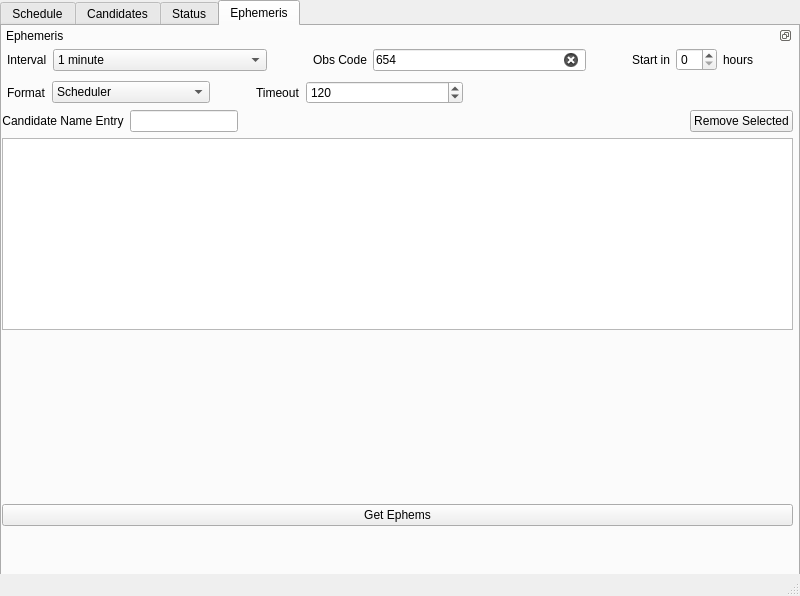
<?xml version="1.0" encoding="UTF-8"?>
<ui version="4.0">
 <class>MainWindow</class>
 <widget class="QMainWindow" name="MainWindow">
  <property name="geometry">
   <rect>
    <x>0</x>
    <y>0</y>
    <width>800</width>
    <height>596</height>
   </rect>
  </property>
  <property name="sizePolicy">
   <sizepolicy hsizetype="Fixed" vsizetype="Fixed">
    <horstretch>0</horstretch>
    <verstretch>0</verstretch>
   </sizepolicy>
  </property>
  <property name="windowTitle">
   <string>Maestro</string>
  </property>
  <widget class="QWidget" name="centralwidget">
   <widget class="QTabWidget" name="tabWidget">
    <property name="geometry">
     <rect>
      <x>0</x>
      <y>0</y>
      <width>800</width>
      <height>591</height>
     </rect>
    </property>
    <property name="currentIndex">
     <number>3</number>
    </property>
    <widget class="QWidget" name="scheduleTab">
     <attribute name="title">
      <string>Schedule</string>
     </attribute>
     <widget class="QWidget" name="horizontalLayoutWidget_2">
      <property name="geometry">
       <rect>
        <x>0</x>
        <y>0</y>
        <width>791</width>
        <height>541</height>
       </rect>
      </property>
      <layout class="QHBoxLayout" name="horizontalLayout_2">
       <item>
        <widget class="QDockWidget" name="schedDock">
         <property name="features">
          <set>QDockWidget::DockWidgetFloatable|QDockWidget::DockWidgetMovable</set>
         </property>
         <property name="windowTitle">
          <string>Schedule</string>
         </property>
         <widget class="QWidget" name="dockWidgetContents_7">
          <widget class="QWidget" name="verticalLayoutWidget_3">
           <property name="geometry">
            <rect>
             <x>0</x>
             <y>0</y>
             <width>791</width>
             <height>511</height>
            </rect>
           </property>
           <layout class="QVBoxLayout" name="verticalLayout_4">
            <item>
             <layout class="QHBoxLayout" name="horizontalLayout_9">
              <item>
               <widget class="QPushButton" name="genScheduleButton">
                <property name="sizePolicy">
                 <sizepolicy hsizetype="Fixed" vsizetype="Fixed">
                  <horstretch>0</horstretch>
                  <verstretch>0</verstretch>
                 </sizepolicy>
                </property>
                <property name="text">
                 <string>Generate Schedule</string>
                </property>
               </widget>
              </item>
              <item>
               <widget class="QPushButton" name="editScheduleButton">
                <property name="sizePolicy">
                 <sizepolicy hsizetype="Fixed" vsizetype="Fixed">
                  <horstretch>0</horstretch>
                  <verstretch>0</verstretch>
                 </sizepolicy>
                </property>
                <property name="text">
                 <string>Edit Mode</string>
                </property>
               </widget>
              </item>
              <item>
               <spacer name="horizontalSpacer_3">
                <property name="orientation">
                 <enum>Qt::Horizontal</enum>
                </property>
                <property name="sizeHint" stdset="0">
                 <size>
                  <width>40</width>
                  <height>20</height>
                 </size>
                </property>
               </spacer>
              </item>
             </layout>
            </item>
            <item>
             <widget class="QTableWidget" name="scheduleTable"/>
            </item>
           </layout>
          </widget>
         </widget>
        </widget>
       </item>
      </layout>
     </widget>
    </widget>
    <widget class="QWidget" name="candidatesTab">
     <attribute name="title">
      <string>Candidates</string>
     </attribute>
     <widget class="QDockWidget" name="candidateDock">
      <property name="geometry">
       <rect>
        <x>0</x>
        <y>0</y>
        <width>791</width>
        <height>539</height>
       </rect>
      </property>
      <property name="sizePolicy">
       <sizepolicy hsizetype="Expanding" vsizetype="Expanding">
        <horstretch>0</horstretch>
        <verstretch>0</verstretch>
       </sizepolicy>
      </property>
      <property name="features">
       <set>QDockWidget::DockWidgetFloatable|QDockWidget::DockWidgetMovable</set>
      </property>
      <property name="windowTitle">
       <string>Candidates</string>
      </property>
      <widget class="QWidget" name="candidateDockContents">
       <widget class="QWidget" name="layoutWidget">
        <property name="geometry">
         <rect>
          <x>0</x>
          <y>1</y>
          <width>791</width>
          <height>501</height>
         </rect>
        </property>
        <layout class="QVBoxLayout" name="candVertLayout">
         <item>
          <layout class="QHBoxLayout" name="horizontalLayout">
           <item>
            <widget class="QCheckBox" name="showRejectedCheckbox">
             <property name="text">
              <string>Rejected</string>
             </property>
            </widget>
           </item>
           <item>
            <widget class="QCheckBox" name="showRemovedCheckbox">
             <property name="text">
              <string>Removed</string>
             </property>
            </widget>
           </item>
           <item>
            <widget class="QPushButton" name="refreshCandButtons">
             <property name="sizePolicy">
              <sizepolicy hsizetype="Preferred" vsizetype="Fixed">
               <horstretch>0</horstretch>
               <verstretch>0</verstretch>
              </sizepolicy>
             </property>
             <property name="text">
              <string>Refresh Candidates</string>
             </property>
             <property name="shortcut">
              <string>R</string>
             </property>
            </widget>
           </item>
           <item>
            <widget class="QPushButton" name="toggleRejectButton">
             <property name="text">
              <string>Toggle Rejection</string>
             </property>
            </widget>
           </item>
           <item>
            <widget class="QPushButton" name="removeToggleButton">
             <property name="text">
              <string>Toggle Removal</string>
             </property>
            </widget>
           </item>
           <item>
            <widget class="QPushButton" name="addCandidateButton">
             <property name="text">
              <string>Add Candidate</string>
             </property>
            </widget>
           </item>
           <item>
            <widget class="QPushButton" name="candidateEphemerisButton">
             <property name="text">
              <string>Ephemeris</string>
             </property>
            </widget>
           </item>
          </layout>
         </item>
         <item>
          <widget class="QTableWidget" name="candidateTable">
           <property name="editTriggers">
            <set>QAbstractItemView::NoEditTriggers</set>
           </property>
           <property name="dragDropOverwriteMode">
            <bool>false</bool>
           </property>
           <property name="selectionMode">
            <enum>QAbstractItemView::MultiSelection</enum>
           </property>
           <property name="selectionBehavior">
            <enum>QAbstractItemView::SelectRows</enum>
           </property>
           <property name="sortingEnabled">
            <bool>true</bool>
           </property>
           <attribute name="verticalHeaderShowSortIndicator" stdset="0">
            <bool>true</bool>
           </attribute>
          </widget>
         </item>
        </layout>
       </widget>
      </widget>
     </widget>
    </widget>
    <widget class="QWidget" name="statusTab">
     <attribute name="title">
      <string>Status</string>
     </attribute>
     <widget class="QDockWidget" name="dbDock">
      <property name="geometry">
       <rect>
        <x>0</x>
        <y>0</y>
        <width>791</width>
        <height>531</height>
       </rect>
      </property>
      <property name="sizePolicy">
       <sizepolicy hsizetype="Expanding" vsizetype="Expanding">
        <horstretch>0</horstretch>
        <verstretch>0</verstretch>
       </sizepolicy>
      </property>
      <property name="features">
       <set>QDockWidget::DockWidgetFloatable|QDockWidget::DockWidgetMovable</set>
      </property>
      <property name="windowTitle">
       <string>Database</string>
      </property>
      <widget class="QWidget" name="dbDockContents">
       <widget class="QFrame" name="dbFrame">
        <property name="geometry">
         <rect>
          <x>0</x>
          <y>10</y>
          <width>771</width>
          <height>501</height>
         </rect>
        </property>
        <property name="sizePolicy">
         <sizepolicy hsizetype="Maximum" vsizetype="Maximum">
          <horstretch>0</horstretch>
          <verstretch>0</verstretch>
         </sizepolicy>
        </property>
        <property name="frameShape">
         <enum>QFrame::StyledPanel</enum>
        </property>
        <property name="frameShadow">
         <enum>QFrame::Raised</enum>
        </property>
        <property name="lineWidth">
         <number>1</number>
        </property>
        <widget class="QToolBox" name="dbToolbox">
         <property name="geometry">
          <rect>
           <x>0</x>
           <y>0</y>
           <width>781</width>
           <height>491</height>
          </rect>
         </property>
         <property name="sizePolicy">
          <sizepolicy hsizetype="Preferred" vsizetype="Preferred">
           <horstretch>0</horstretch>
           <verstretch>0</verstretch>
          </sizepolicy>
         </property>
         <property name="currentIndex">
          <number>0</number>
         </property>
         <widget class="QWidget" name="statusPage">
          <property name="geometry">
           <rect>
            <x>0</x>
            <y>0</y>
            <width>781</width>
            <height>421</height>
           </rect>
          </property>
          <attribute name="label">
           <string>Status</string>
          </attribute>
          <layout class="QVBoxLayout" name="verticalLayout">
           <item>
            <layout class="QHBoxLayout" name="horizontalLayout_8">
             <item>
              <widget class="QLabel" name="label_6">
               <property name="minimumSize">
                <size>
                 <width>0</width>
                 <height>30</height>
                </size>
               </property>
               <property name="text">
                <string>Currently:</string>
               </property>
              </widget>
             </item>
            </layout>
           </item>
           <item>
            <layout class="QHBoxLayout" name="horizontalLayout_3">
             <property name="sizeConstraint">
              <enum>QLayout::SetDefaultConstraint</enum>
             </property>
             <item>
              <widget class="QLabel" name="label">
               <property name="sizePolicy">
                <sizepolicy hsizetype="Preferred" vsizetype="Minimum">
                 <horstretch>0</horstretch>
                 <verstretch>0</verstretch>
                </sizepolicy>
               </property>
               <property name="minimumSize">
                <size>
                 <width>0</width>
                 <height>30</height>
                </size>
               </property>
               <property name="text">
                <string>Last cycle:</string>
               </property>
              </widget>
             </item>
             <item>
              <widget class="QLabel" name="label_2">
               <property name="text">
                <string>Next cycle:</string>
               </property>
              </widget>
             </item>
            </layout>
           </item>
           <item>
            <layout class="QHBoxLayout" name="horizontalLayout_4">
             <item>
              <widget class="QLabel" name="label_4">
               <property name="minimumSize">
                <size>
                 <width>0</width>
                 <height>30</height>
                </size>
               </property>
               <property name="text">
                <string>Candidates visible tonight:</string>
               </property>
              </widget>
             </item>
             <item>
              <widget class="QLabel" name="label_5">
               <property name="text">
                <string>Candidates removed tonight:</string>
               </property>
              </widget>
             </item>
            </layout>
           </item>
           <item>
            <layout class="QVBoxLayout" name="verticalLayout_2">
             <item>
              <widget class="QLabel" name="label_3">
               <property name="sizePolicy">
                <sizepolicy hsizetype="Preferred" vsizetype="Preferred">
                 <horstretch>0</horstretch>
                 <verstretch>0</verstretch>
                </sizepolicy>
               </property>
               <property name="minimumSize">
                <size>
                 <width>0</width>
                 <height>30</height>
                </size>
               </property>
               <property name="text">
                <string>Runtime Errors</string>
               </property>
              </widget>
             </item>
             <item>
              <widget class="QTableView" name="tableView">
               <property name="sizePolicy">
                <sizepolicy hsizetype="Preferred" vsizetype="Expanding">
                 <horstretch>0</horstretch>
                 <verstretch>0</verstretch>
                </sizepolicy>
               </property>
               <property name="sizeAdjustPolicy">
                <enum>QAbstractScrollArea::AdjustToContents</enum>
               </property>
               <property name="sortingEnabled">
                <bool>true</bool>
               </property>
               <attribute name="verticalHeaderShowSortIndicator" stdset="0">
                <bool>true</bool>
               </attribute>
              </widget>
             </item>
             <item>
              <spacer name="verticalSpacer_2">
               <property name="orientation">
                <enum>Qt::Vertical</enum>
               </property>
               <property name="sizeType">
                <enum>QSizePolicy::Expanding</enum>
               </property>
               <property name="sizeHint" stdset="0">
                <size>
                 <width>20</width>
                 <height>40</height>
                </size>
               </property>
              </spacer>
             </item>
            </layout>
           </item>
          </layout>
         </widget>
         <widget class="QWidget" name="dbControlPage">
          <property name="geometry">
           <rect>
            <x>0</x>
            <y>0</y>
            <width>98</width>
            <height>28</height>
           </rect>
          </property>
          <attribute name="label">
           <string>Control</string>
          </attribute>
          <widget class="QWidget" name="verticalLayoutWidget_2">
           <property name="geometry">
            <rect>
             <x>0</x>
             <y>0</y>
             <width>771</width>
             <height>281</height>
            </rect>
           </property>
           <layout class="QVBoxLayout" name="verticalLayout_3">
            <item>
             <layout class="QHBoxLayout" name="horizontalLayout_6">
              <item>
               <widget class="QPushButton" name="pushButton_5">
                <property name="text">
                 <string>Request Restart</string>
                </property>
               </widget>
              </item>
              <item>
               <widget class="QPushButton" name="pushButton_6">
                <property name="text">
                 <string>Request Cycle</string>
                </property>
               </widget>
              </item>
              <item>
               <widget class="QPushButton" name="pushButton_8">
                <property name="sizePolicy">
                 <sizepolicy hsizetype="Minimum" vsizetype="Fixed">
                  <horstretch>0</horstretch>
                  <verstretch>0</verstretch>
                 </sizepolicy>
                </property>
                <property name="text">
                 <string>Ping</string>
                </property>
               </widget>
              </item>
              <item>
               <widget class="QPushButton" name="pushButton_7">
                <property name="text">
                 <string>Stop Cycle</string>
                </property>
               </widget>
              </item>
              <item>
               <widget class="QPushButton" name="pushButton_4">
                <property name="text">
                 <string>Shut Down</string>
                </property>
               </widget>
              </item>
             </layout>
            </item>
            <item>
             <layout class="QHBoxLayout" name="horizontalLayout_7">
              <item>
               <widget class="QLabel" name="label_7">
                <property name="sizePolicy">
                 <sizepolicy hsizetype="Preferred" vsizetype="Preferred">
                  <horstretch>0</horstretch>
                  <verstretch>0</verstretch>
                 </sizepolicy>
                </property>
                <property name="text">
                 <string>Minutes between cycles</string>
                </property>
               </widget>
              </item>
              <item>
               <widget class="QSpinBox" name="spinBox">
                <property name="sizePolicy">
                 <sizepolicy hsizetype="Expanding" vsizetype="Fixed">
                  <horstretch>0</horstretch>
                  <verstretch>0</verstretch>
                 </sizepolicy>
                </property>
                <property name="minimum">
                 <number>1</number>
                </property>
                <property name="maximum">
                 <number>60</number>
                </property>
                <property name="value">
                 <number>15</number>
                </property>
               </widget>
              </item>
              <item>
               <spacer name="horizontalSpacer_2">
                <property name="orientation">
                 <enum>Qt::Horizontal</enum>
                </property>
                <property name="sizeHint" stdset="0">
                 <size>
                  <width>40</width>
                  <height>20</height>
                 </size>
                </property>
               </spacer>
              </item>
             </layout>
            </item>
            <item>
             <spacer name="verticalSpacer">
              <property name="orientation">
               <enum>Qt::Vertical</enum>
              </property>
              <property name="sizeType">
               <enum>QSizePolicy::Preferred</enum>
              </property>
              <property name="sizeHint" stdset="0">
               <size>
                <width>20</width>
                <height>40</height>
               </size>
              </property>
             </spacer>
            </item>
           </layout>
          </widget>
         </widget>
        </widget>
       </widget>
      </widget>
     </widget>
    </widget>
    <widget class="QWidget" name="ephemsTab">
     <attribute name="title">
      <string>Ephemeris</string>
     </attribute>
     <widget class="QDockWidget" name="ephemDock">
      <property name="geometry">
       <rect>
        <x>0</x>
        <y>0</y>
        <width>791</width>
        <height>531</height>
       </rect>
      </property>
      <property name="features">
       <set>QDockWidget::DockWidgetFloatable|QDockWidget::DockWidgetMovable</set>
      </property>
      <property name="windowTitle">
       <string>Ephemeris</string>
      </property>
      <widget class="QWidget" name="ephemDockContents">
       <widget class="QWidget" name="verticalLayoutWidget_5">
        <property name="geometry">
         <rect>
          <x>0</x>
          <y>0</y>
          <width>791</width>
          <height>481</height>
         </rect>
        </property>
        <layout class="QVBoxLayout" name="ephemVertLayout">
         <item>
          <layout class="QHBoxLayout" name="ephSetHLay1">
           <property name="leftMargin">
            <number>5</number>
           </property>
           <item>
            <widget class="QLabel" name="intervalLabel">
             <property name="sizePolicy">
              <sizepolicy hsizetype="Preferred" vsizetype="Fixed">
               <horstretch>0</horstretch>
               <verstretch>0</verstretch>
              </sizepolicy>
             </property>
             <property name="minimumSize">
              <size>
               <width>0</width>
               <height>30</height>
              </size>
             </property>
             <property name="text">
              <string>Interval</string>
             </property>
            </widget>
           </item>
           <item>
            <widget class="QComboBox" name="intervalComboBox">
             <property name="sizePolicy">
              <sizepolicy hsizetype="Expanding" vsizetype="Fixed">
               <horstretch>0</horstretch>
               <verstretch>0</verstretch>
              </sizepolicy>
             </property>
             <property name="currentText">
              <string>1 minute</string>
             </property>
             <property name="currentIndex">
              <number>0</number>
             </property>
             <property name="sizeAdjustPolicy">
              <enum>QComboBox::AdjustToContents</enum>
             </property>
             <item>
              <property name="text">
               <string>1 minute</string>
              </property>
             </item>
             <item>
              <property name="text">
               <string>10 minutes</string>
              </property>
             </item>
             <item>
              <property name="text">
               <string>30 minutes</string>
              </property>
             </item>
             <item>
              <property name="text">
               <string>1 hour</string>
              </property>
             </item>
            </widget>
           </item>
           <item>
            <spacer name="horizontalSpacer_10">
             <property name="orientation">
              <enum>Qt::Horizontal</enum>
             </property>
             <property name="sizeType">
              <enum>QSizePolicy::Preferred</enum>
             </property>
             <property name="sizeHint" stdset="0">
              <size>
               <width>40</width>
               <height>20</height>
              </size>
             </property>
            </spacer>
           </item>
           <item>
            <widget class="QLabel" name="obsCodeLabel">
             <property name="sizePolicy">
              <sizepolicy hsizetype="Preferred" vsizetype="Fixed">
               <horstretch>0</horstretch>
               <verstretch>0</verstretch>
              </sizepolicy>
             </property>
             <property name="text">
              <string>Obs Code</string>
             </property>
            </widget>
           </item>
           <item>
            <widget class="QLineEdit" name="obsCodeLineEdit">
             <property name="text">
              <string>654</string>
             </property>
             <property name="placeholderText">
              <string/>
             </property>
             <property name="clearButtonEnabled">
              <bool>true</bool>
             </property>
            </widget>
           </item>
           <item>
            <spacer name="horizontalSpacer_11">
             <property name="orientation">
              <enum>Qt::Horizontal</enum>
             </property>
             <property name="sizeType">
              <enum>QSizePolicy::Preferred</enum>
             </property>
             <property name="sizeHint" stdset="0">
              <size>
               <width>40</width>
               <height>20</height>
              </size>
             </property>
            </spacer>
           </item>
           <item>
            <widget class="QLabel" name="startLabel">
             <property name="sizePolicy">
              <sizepolicy hsizetype="Preferred" vsizetype="Fixed">
               <horstretch>0</horstretch>
               <verstretch>0</verstretch>
              </sizepolicy>
             </property>
             <property name="text">
              <string>Start in</string>
             </property>
             <property name="alignment">
              <set>Qt::AlignCenter</set>
             </property>
             <property name="margin">
              <number>5</number>
             </property>
            </widget>
           </item>
           <item>
            <widget class="QSpinBox" name="spinBox_4">
             <property name="maximum">
              <number>24</number>
             </property>
            </widget>
           </item>
           <item>
            <widget class="QLabel" name="label_16">
             <property name="text">
              <string>hours</string>
             </property>
            </widget>
           </item>
           <item>
            <spacer name="horizontalSpacer_12">
             <property name="orientation">
              <enum>Qt::Horizontal</enum>
             </property>
             <property name="sizeType">
              <enum>QSizePolicy::Preferred</enum>
             </property>
             <property name="sizeHint" stdset="0">
              <size>
               <width>40</width>
               <height>20</height>
              </size>
             </property>
            </spacer>
           </item>
          </layout>
         </item>
         <item>
          <layout class="QHBoxLayout" name="ephSetHLay2">
           <property name="leftMargin">
            <number>5</number>
           </property>
           <item>
            <widget class="QLabel" name="formatLabel">
             <property name="sizePolicy">
              <sizepolicy hsizetype="Fixed" vsizetype="Preferred">
               <horstretch>0</horstretch>
               <verstretch>0</verstretch>
              </sizepolicy>
             </property>
             <property name="text">
              <string>Format</string>
             </property>
             <property name="alignment">
              <set>Qt::AlignLeading|Qt::AlignLeft|Qt::AlignVCenter</set>
             </property>
            </widget>
           </item>
           <item>
            <widget class="QComboBox" name="formatComboBox">
             <property name="sizePolicy">
              <sizepolicy hsizetype="Preferred" vsizetype="Fixed">
               <horstretch>0</horstretch>
               <verstretch>0</verstretch>
              </sizepolicy>
             </property>
             <property name="editable">
              <bool>false</bool>
             </property>
             <property name="currentText">
              <string>Scheduler</string>
             </property>
             <property name="currentIndex">
              <number>0</number>
             </property>
             <property name="sizeAdjustPolicy">
              <enum>QComboBox::AdjustToContents</enum>
             </property>
             <property name="placeholderText">
              <string>Select</string>
             </property>
             <item>
              <property name="text">
               <string>Scheduler</string>
              </property>
             </item>
             <item>
              <property name="text">
               <string>CSVs</string>
              </property>
             </item>
            </widget>
           </item>
           <item>
            <spacer name="horizontalSpacer_13">
             <property name="orientation">
              <enum>Qt::Horizontal</enum>
             </property>
             <property name="sizeType">
              <enum>QSizePolicy::Preferred</enum>
             </property>
             <property name="sizeHint" stdset="0">
              <size>
               <width>40</width>
               <height>20</height>
              </size>
             </property>
            </spacer>
           </item>
           <item>
            <widget class="QLabel" name="timeoutLabel">
             <property name="sizePolicy">
              <sizepolicy hsizetype="Fixed" vsizetype="Preferred">
               <horstretch>0</horstretch>
               <verstretch>0</verstretch>
              </sizepolicy>
             </property>
             <property name="text">
              <string>Timeout</string>
             </property>
             <property name="alignment">
              <set>Qt::AlignLeading|Qt::AlignLeft|Qt::AlignVCenter</set>
             </property>
            </widget>
           </item>
           <item>
            <widget class="QSpinBox" name="timeoutSpinBox">
             <property name="minimum">
              <number>1</number>
             </property>
             <property name="maximum">
              <number>1000</number>
             </property>
             <property name="value">
              <number>120</number>
             </property>
            </widget>
           </item>
           <item>
            <spacer name="horizontalSpacer_14">
             <property name="orientation">
              <enum>Qt::Horizontal</enum>
             </property>
             <property name="sizeType">
              <enum>QSizePolicy::Fixed</enum>
             </property>
             <property name="sizeHint" stdset="0">
              <size>
               <width>330</width>
               <height>20</height>
              </size>
             </property>
            </spacer>
           </item>
          </layout>
         </item>
         <item>
          <layout class="QHBoxLayout" name="horizontalLayout_14">
           <item>
            <widget class="QLabel" name="label_15">
             <property name="sizePolicy">
              <sizepolicy hsizetype="Preferred" vsizetype="Minimum">
               <horstretch>0</horstretch>
               <verstretch>0</verstretch>
              </sizepolicy>
             </property>
             <property name="text">
              <string>Candidate Name Entry</string>
             </property>
             <property name="alignment">
              <set>Qt::AlignCenter</set>
             </property>
            </widget>
           </item>
           <item>
            <widget class="QLineEdit" name="ephemNameEntry">
             <property name="sizePolicy">
              <sizepolicy hsizetype="Preferred" vsizetype="Fixed">
               <horstretch>0</horstretch>
               <verstretch>0</verstretch>
              </sizepolicy>
             </property>
             <property name="alignment">
              <set>Qt::AlignLeading|Qt::AlignLeft|Qt::AlignTop</set>
             </property>
             <property name="clearButtonEnabled">
              <bool>true</bool>
             </property>
            </widget>
           </item>
           <item>
            <spacer name="horizontalSpacer_16">
             <property name="orientation">
              <enum>Qt::Horizontal</enum>
             </property>
             <property name="sizeType">
              <enum>QSizePolicy::Expanding</enum>
             </property>
             <property name="sizeHint" stdset="0">
              <size>
               <width>40</width>
               <height>20</height>
              </size>
             </property>
            </spacer>
           </item>
           <item>
            <widget class="QPushButton" name="ephemRemoveSelected">
             <property name="text">
              <string>Remove Selected</string>
             </property>
            </widget>
           </item>
          </layout>
         </item>
         <item>
          <layout class="QHBoxLayout" name="horizontalLayout_10">
           <item>
            <layout class="QVBoxLayout" name="verticalLayout_6">
             <item>
              <widget class="QListView" name="ephemListView">
               <property name="sizePolicy">
                <sizepolicy hsizetype="Expanding" vsizetype="Preferred">
                 <horstretch>0</horstretch>
                 <verstretch>0</verstretch>
                </sizepolicy>
               </property>
               <property name="frameShadow">
                <enum>QFrame::Plain</enum>
               </property>
               <property name="lineWidth">
                <number>3</number>
               </property>
               <property name="editTriggers">
                <set>QAbstractItemView::NoEditTriggers</set>
               </property>
               <property name="selectionMode">
                <enum>QAbstractItemView::MultiSelection</enum>
               </property>
               <property name="selectionBehavior">
                <enum>QAbstractItemView::SelectRows</enum>
               </property>
               <property name="itemAlignment">
                <set>Qt::AlignLeading</set>
               </property>
              </widget>
             </item>
            </layout>
           </item>
          </layout>
         </item>
         <item>
          <spacer name="verticalSpacer_5">
           <property name="orientation">
            <enum>Qt::Vertical</enum>
           </property>
           <property name="sizeType">
            <enum>QSizePolicy::Expanding</enum>
           </property>
           <property name="sizeHint" stdset="0">
            <size>
             <width>20</width>
             <height>20</height>
            </size>
           </property>
          </spacer>
         </item>
         <item>
          <widget class="QPushButton" name="getEphemsButton">
           <property name="text">
            <string>Get Ephems</string>
           </property>
          </widget>
         </item>
        </layout>
       </widget>
      </widget>
     </widget>
    </widget>
   </widget>
  </widget>
  <widget class="QStatusBar" name="statusbar"/>
 </widget>
 <resources/>
 <connections/>
</ui>
